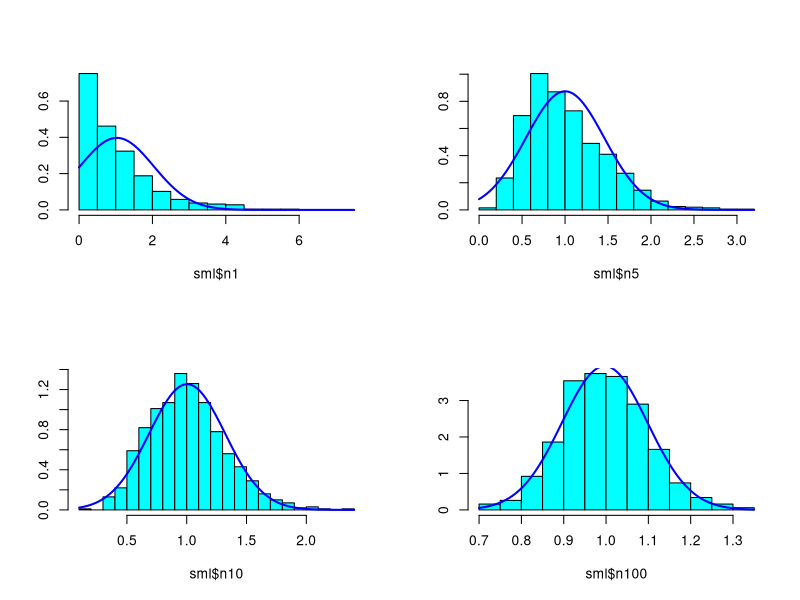
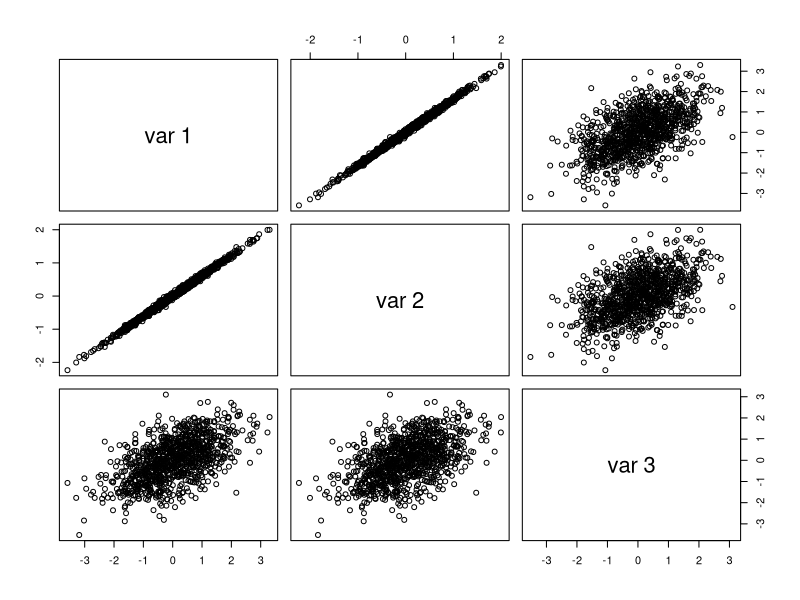
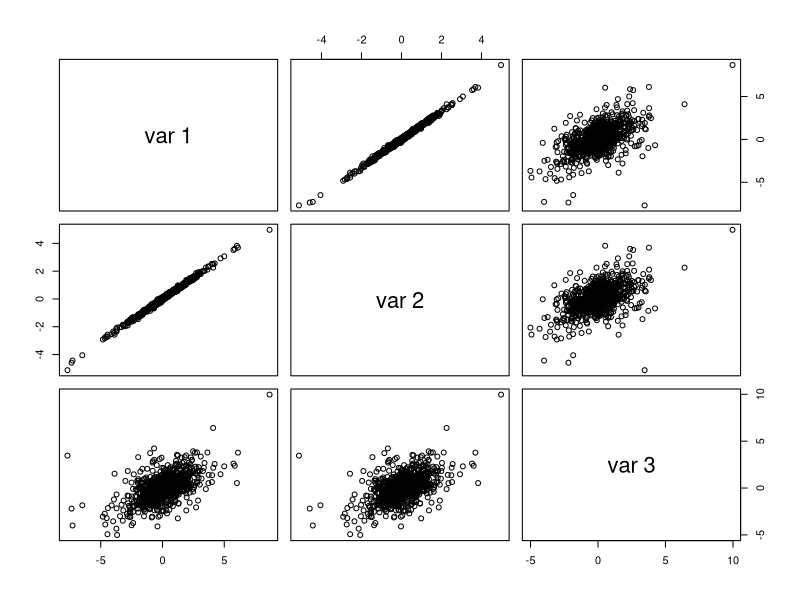

These charts were generated, in order, by the following R code:
## ---- chunk 1
library(tidyverse)
library(ggplot2)
library(MASS)
library(mvtnorm)

## ---- chunk 2

# Set seed for reproducibility
set.seed(123)

# Function to generate sample means
generate_sample_means <- function(n, num_samples = 1000) {
  sample_means <- numeric(num_samples)
  for (i in 1:num_samples) {
    sample <- rexp(n) 
    sample_means[i] <- mean(sample)
  }
  return(sample_means)
}

# Values of n (how many times to draw the 1k samples)
n_values <- c(1, 5, 10, 100)

# Generate sample means for each n
sample_means_list <- lapply(n_values, generate_sample_means)

sml <- data.frame(sample_means_list)
colnames(sml) <- c("n1","n5","n10","n100")

# Plot the results
par(mfrow = c(2, 2))


truehist(sml$n1, prob = TRUE)
curve(dnorm(x, mean = mean(sml$n1), sd = sd(sml$n1)), add = TRUE, col = "blue", lwd = 2)

truehist(sml$n5, prob = TRUE)
curve(dnorm(x, mean = mean(sml$n5), sd = sd(sml$n5)), add = TRUE, col = "blue", lwd = 2)

truehist(sml$n10, prob = TRUE)
curve(dnorm(x, mean = mean(sml$n10), sd = sd(sml$n10)), add = TRUE, col = "blue", lwd = 2)

truehist(sml$n100, prob = TRUE)
curve(dnorm(x, mean = mean(sml$n100), sd = sd(sml$n100)), add = TRUE, col = "blue", lwd = 2)


## ---- chunk 3


#Generate 3x3 Matrix
Sigma <- cbind(c(1, 0.9, 0.6), c(0.9,0.1,0.3), c(0.6,0.3,1))

#create MVN with 1k samples from the Matrix
x <- rmvnorm(n = 1000, sigma = Sigma)

#Plot
pairs(x)


#Generate 1k samples from a X2 distribution
A <- rchisq(1000, 4)

#Multiply each row of Sigma by the correlating row in A

pw <- x*(1/((sqrt(A/4))))

pairs(pw)

## ---- chunk 4
#A
y <- c(4.69, 1.05,5.89,0.52,0.14)
sum(dexp(y, rate = (1/6), log = TRUE))


#B
sum(dgamma(y, shape = 2, scale = 3, log = TRUE))

#C
sum(dnorm(y, mean = 6, sd = 2, log = TRUE))

